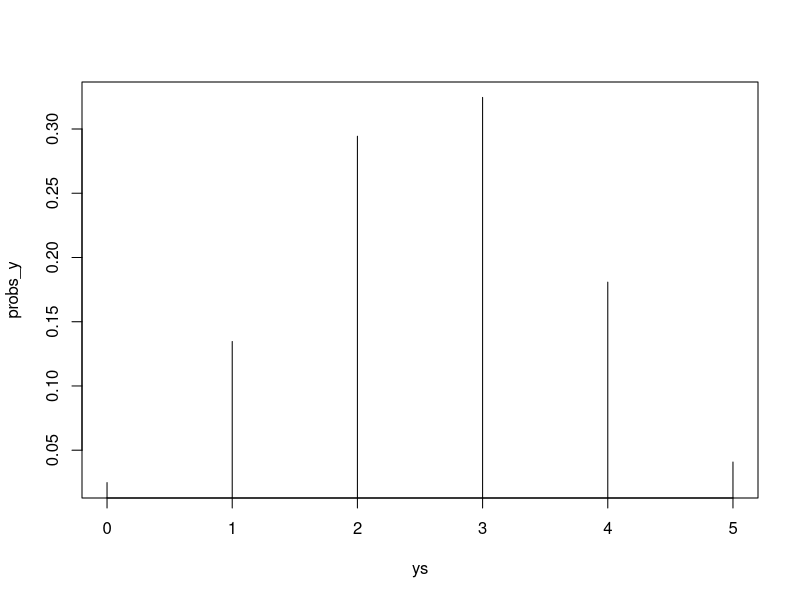

Here is the R script that generated this plot:
## ---- chunk 1
knitr::opts_chunk$set(echo = TRUE)
## ---- chunk 2
# ??
## ---- chunk 3
# ??
## ---- chunk 4
# ??
## ---- chunk 5
# ??
## ---- chunk 6
# X: nº de cruces hasta obtener 10 caras
# Y: nº de bolas blancas obtenidas en la extracción de 5 bolas

# X ~ NegBinom(10, 0.5)
# Y|X=x ~ HypGeom(10, x, 5)

# P(Y=y)  para todo valor de y ---> moda
# 1) Calcular la conjunta P(X, Y)
# 2) Marginalizar X para hallar P(Y)

# 1) Calcular la distro conjunta P(X, Y)
# P(X, Y) = P(X) * P(Y|X)
p_xy = function(x, y) { 
  dnbinom(x, 10, 0.5) * dhyper(y, 10, x, 5)
}

xs = 0:100
ys = 0:5
probs_xy = outer(xs, ys, p_xy)
colnames(probs_xy) = paste("P(Y=", ys, ")")

# 2) P(Y=y) = sum_x P(X=x, Y=y)
probs_y = colSums(probs_xy)
sum(probs_y)

plot(ys, probs_y, type="h")

#----> Moda: 3; P(Y=3) = 0.32458914 
## ---- chunk 7
# ??
## ---- chunk 8
# ??
## ---- chunk 9
# ??
## ---- chunk 10
# P(D < 1)
# D = sqrt(X^2 + Y^2)
# X ~ N(0, sd = 5)
# Y ~ N(0, sd = 5)
# Asumimos independencia entre variables aleatorias
N = 5000
x = rnorm(N, 0, sd = 5)
y = rnorm(N, 0, sd = 5)
d = sqrt(x ^ 2 + y ^ 2)
sum(d < 1) / N
## ---- chunk 11
# X ~ U(0, 1)
# Y ~ U(0, 1)
# (A, R, M) | X=x, Y=y ~ Multinom(20, p_a, p_r, p_m)

# Moda de X e Y sabiendo que A=4, R=4, M=12
# Gráfica f(x, y | A=4, R=4, M=12)
# Resolver el problema:
# 1) Calcular f(x, y, a, r, m)
# 2) Marginalizar f(a, r, m)
# 3) f(x, y| a, r, m) = f(x, y, a, r, m) / f(a, r, m)

# 1) Calcular la distribución conjunta
f = function(x, y, a, r, m) {
  # f(a, r, m | x, y) = f(x, y, a, r, m) / f(x, y)
  # f(x, y, a, r, m) = f(a, r, m | x, y) * f(x, y)
  # f(x, y) = f(x) * f(y)
  p_a = (2 * x - y + 1) / 6
  p_r = (3 * y - 2 * x + 2) / 10
  p_m = 1 - p_a - p_r
  prob = c(p_a, p_r, p_m)
  dmultinom(c(a, r, m), 20, prob) * dunif(x) * dunif(y)
}

# 2) Marginalizar f(a, r, m)
f_pelis = function(a, r, m) {
  # integrate f en x
  # integrate f en y
}

# 3) 
f_xy_given_pelis = function(x, y) {
  #f(x, y| a, r, m) = f(x, y, a, r, m) / f(a, r, m)
  f(x, y, 4, 4, 12) / f_pelis(4, 4, 12)
}

# 4) Dibujar con contour


